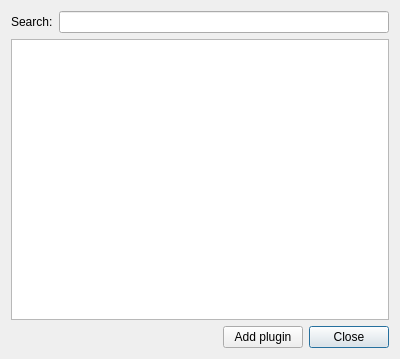
<?xml version="1.0" encoding="UTF-8"?>
<ui version="4.0">
 <class>AddPluginDialog</class>
 <widget class="QDialog" name="AddPluginDialog">
  <property name="geometry">
   <rect>
    <x>0</x>
    <y>0</y>
    <width>400</width>
    <height>359</height>
   </rect>
  </property>
  <property name="windowTitle">
   <string>Add plugins</string>
  </property>
  <layout class="QVBoxLayout" name="verticalLayout">
   <item>
    <layout class="QHBoxLayout" name="horizontalLayout">
     <item>
      <widget class="QLabel" name="searchLabel">
       <property name="text">
        <string>Search:</string>
       </property>
      </widget>
     </item>
     <item>
      <widget class="QLineEdit" name="searchEdit"/>
     </item>
    </layout>
   </item>
   <item>
    <widget class="QListWidget" name="pluginList"/>
   </item>
   <item>
    <layout class="QHBoxLayout" name="horizontalLayout_2">
     <item>
      <spacer name="horizontalSpacer">
       <property name="orientation">
        <enum>Qt::Horizontal</enum>
       </property>
       <property name="sizeHint" stdset="0">
        <size>
         <width>40</width>
         <height>20</height>
        </size>
       </property>
      </spacer>
     </item>
     <item>
      <widget class="QPushButton" name="addButton">
       <property name="text">
        <string>Add plugin</string>
       </property>
      </widget>
     </item>
     <item>
      <widget class="QPushButton" name="closeButton">
       <property name="text">
        <string>Close</string>
       </property>
       <property name="autoDefault">
        <bool>false</bool>
       </property>
       <property name="default">
        <bool>true</bool>
       </property>
      </widget>
     </item>
    </layout>
   </item>
  </layout>
 </widget>
 <tabstops>
  <tabstop>pluginList</tabstop>
  <tabstop>addButton</tabstop>
  <tabstop>closeButton</tabstop>
  <tabstop>searchEdit</tabstop>
 </tabstops>
 <resources/>
 <connections>
  <connection>
   <sender>closeButton</sender>
   <signal>clicked()</signal>
   <receiver>AddPluginDialog</receiver>
   <slot>close()</slot>
   <hints>
    <hint type="sourcelabel">
     <x>380</x>
     <y>279</y>
    </hint>
    <hint type="destinationlabel">
     <x>118</x>
     <y>270</y>
    </hint>
   </hints>
  </connection>
 </connections>
</ui>
